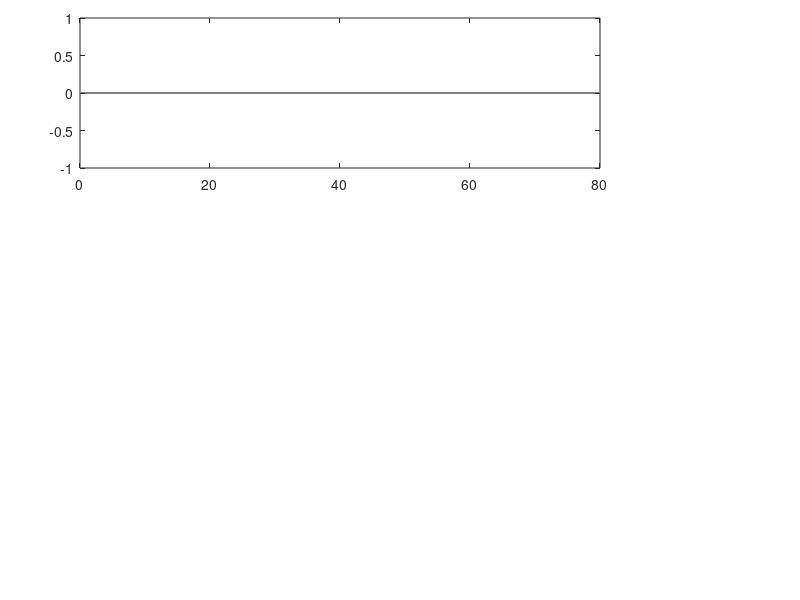

This figure's MATLAB source: (Note: this script raises an error after producing the figure.)

% Script to plot stacked histograms for number of bipolar pairs
% stratified by electrode type


data_root = getenv("BIPOLAR_DATA");
%Grids/strips in blue, depths in red


% Create stacked histograms of elec distances by type

figure; set(gcf,'color','w','position',[100 100 1200 1000]);

pts = {'EC133', 'EC175', 'EC181', 'EC183', 'EC186', 'EC187', 'EC196', ...
    'EC219', 'EC220', 'EC221', 'EC222', 'EC131', 'EC143', 'EC157', 'EC162', 'EC168'}; % 16 patients used in analysis


skip_grids = {'EC181', 'EC220', 'EC162'}; % no subdural components
skip_depths = {};
skip_strips = {'EC181', 'EC220', 'EC162'}; % no subdural components


colors = [0.12 0.47 0.71;
    0.60 0.20 0.35;
    0.99 0.75 0.18;
    0.58 0.40 0.74;
    0.55 0.76 0.29;
    0.30 0.69 0.83;
    0.80 0.36 0.36;
    0.96 0.51 0.75;
    0.50 0.50 0.50;
    0.18 0.55 0.55;
    0.42 0.68 0.48;
    0.84 0.71 0.42;
    0.69 0.45 0.62;
    0.47 0.75 0.68;
    0.94 0.60 0.32;
    0.62 0.49 0.78];

electrode_types = {'grids', 'depths', 'strips'};
titles = {'Grid Electrodes', 'Depth Electrodes', 'Strip Electrodes'};
skip_lists = {skip_grids, skip_depths, skip_strips};

bin_edges = 0:1:80;
bin_centers = 0.5:1:79.5;

for e = 1:3

    subplot('Position', [0.1, 0.72 - (e-1)*0.3, 0.65, 0.25]);
    all_counts = zeros(length(bin_centers), length(pts));

    for p = 1:length(pts)

        if ismember(pts{p}, skip_lists{e})
            continue;
        end

        filename = [fullfile(data_root,['fix_' electrode_types{e} '_dist_tent_' pts{p} '.mat'])];

        if exist(filename, 'file')
            load(filename, 'distance');
            dists = distance(~isnan(distance) & distance > 0);
            counts = histcounts(dists, bin_edges);
            all_counts(:, p) = counts';
        end
    end

    h = bar(bin_centers, all_counts, 'stacked', 'EdgeColor', 'none', 'BarWidth', 1);

    for p = 1:length(pts)
        h(p).FaceColor = colors(p, :);
    end

    xlabel('Distance (mm)');
    ylabel('Counts');
    title(titles{e});
    xlim([0 80]);
    grid on;

end

legend_entries = {};

for p = 1:length(pts)
    legend_entries{p} = ['Pt. ' num2str(p)];
end

lgd = legend(h, legend_entries, 'Position', [0.78, 0.3, 0.15, 0.4]);

